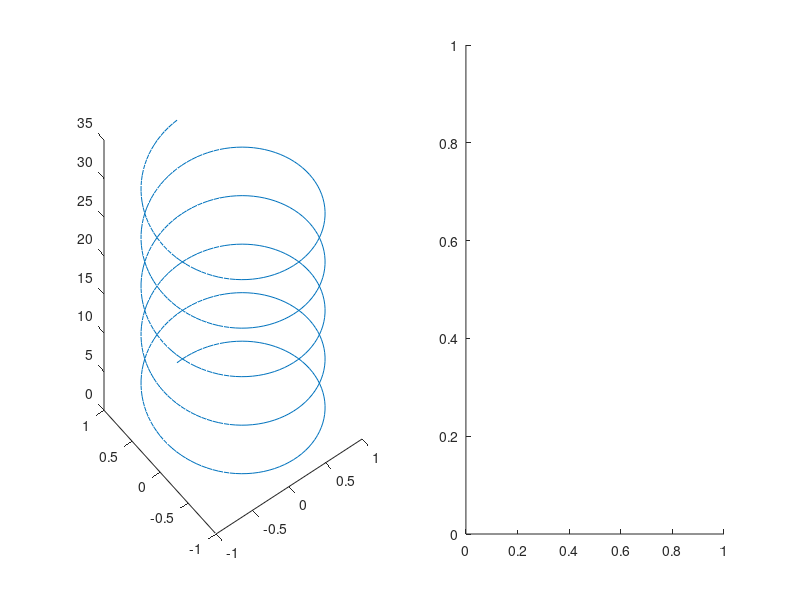

This chart was generated by the following MATLAB code: (Note: this script raises an error after producing the figure.)
clc,clear,close all
t=0:pi/50:10*pi;
subplot(121), plot3(sin(t),cos(t),t)
subplot(122), fplot3(@(t)sin(t),@(t)cos(t),@(t)t,[0,10*pi])